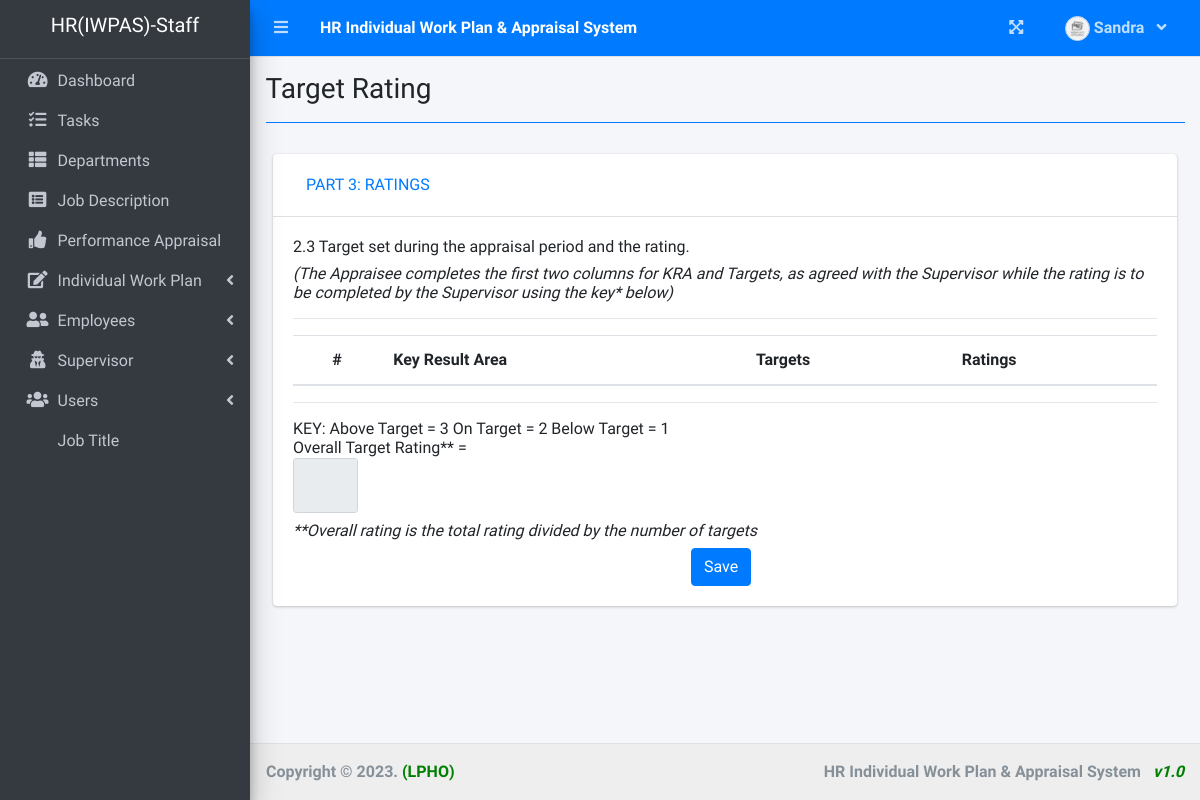
/index.php?page=target_rating&id=12 (signed in), run on an earlier commit of the app's database.
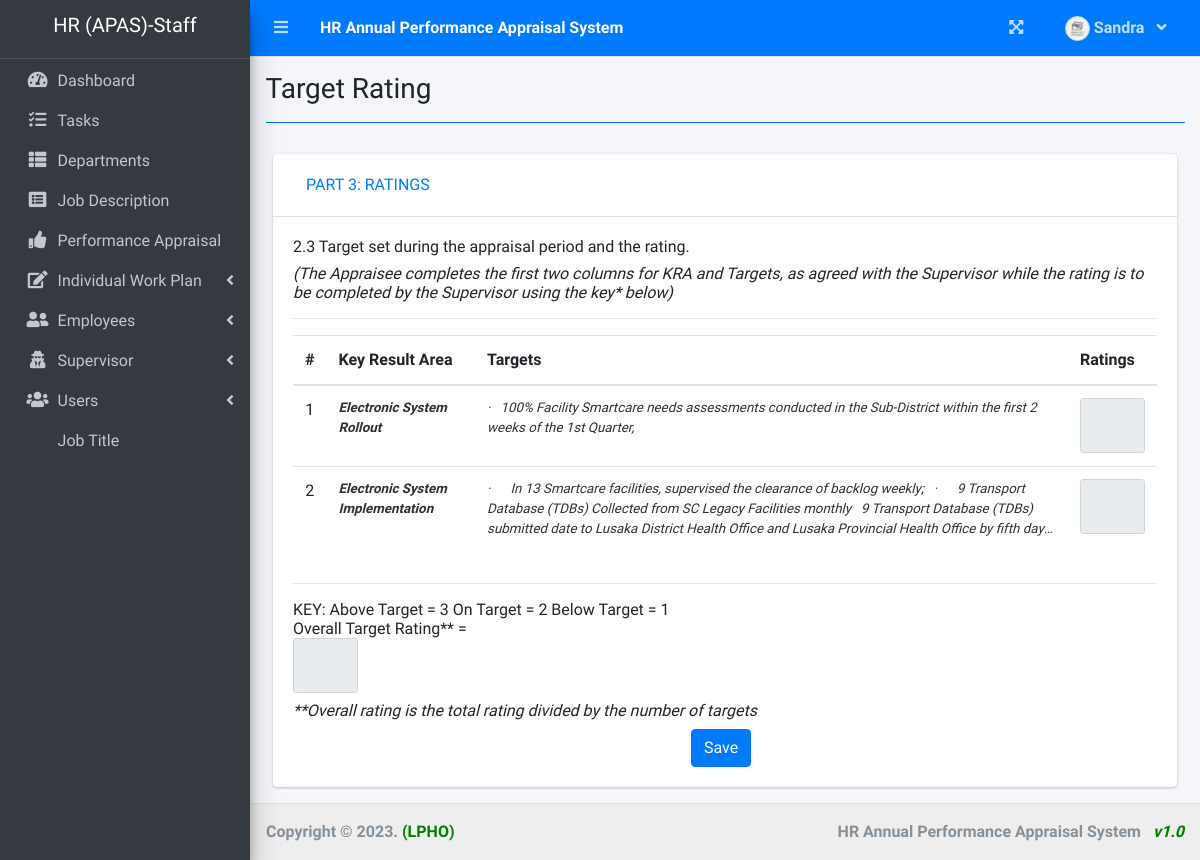
And on a later commit of the database.
### tables this page shows
CREATE TABLE `work_plan` (
  `id` int(30) NOT NULL,
  `kra_name` text NOT NULL,
  `targets` text NOT NULL,
  `p_accountability` text NOT NULL,
  `activ_schedule` text NOT NULL,
  `supervisor_id` int(30) NOT NULL,
  `user_id` int(30) NOT NULL,
  `employee_id` int(30) NOT NULL,
  `start_date` date DEFAULT NULL,
  `end_date` date NOT NULL,
  `completed` date DEFAULT NULL,
  `status` int(1) NOT NULL COMMENT '0=pending, 1=on-progress, 3=completed',
  `date_created` datetime NOT NULL DEFAULT current_timestamp()
);

### target_rating.php (the view, shortened to what the changed rows need)
<div class="col-lg-12">
    <div class="card">
        <div class="card-body">
            <form action="save_ratings.php" id="manage_ratings" method="POST">
                <table class="table table-hover table-condensed" id="list">
                    <thead>
                        <tr>
                            <th class="text-center">#</th>
                            <th>Key Result Area</th>
                            <th>Targets</th>
                            <th>Ratings</th>
                        </tr>
                    </thead>
                    <tbody>
                        <?php
                        include 'db_connect.php';
                        if (isset($_GET['id'])) {
                            $employee_id = $_GET['id'];
                            $qry = $conn->query("SELECT w.*, concat(e.lastname, ', ', e.firstname, ' ', e.middlename) as name FROM work_plan w INNER JOIN employee_list e ON e.id = w.employee_id WHERE w.employee_id = " . $employee_id);
                            $rows = $qry->fetch_all(MYSQLI_ASSOC);
                            $i = 1;
                            foreach ($rows as $row) {
                                $trans = get_html_translation_table(HTML_ENTITIES, ENT_QUOTES);
                                unset($trans["\""], $trans["<"], $trans[">"], $trans["<h2"]);
                                $kra = strtr(html_entity_decode($row['kra_name']), $trans);
                                $kra = str_replace(array("<li>", "</li>"), array("", ", "), $kra);
                                $targets = strtr(html_entity_decode($row['targets']), $trans);
                                $targets = str_replace(array("<li>", "</li>"), array("", ", "), $targets);
                                $targetId = $row['id'];
                                $recentRatingQuery = $conn->query("SELECT scores FROM apas_rating WHERE target_id = $targetId ");
                                $recentRating = $recentRatingQuery->fetch_assoc();
                                $ratingValue = isset($recentRating['scores']) ? $recentRating['scores'] : '';
                        ?>
                                <tr>
                                    <td class="text-center"><?php echo $i++ ?></td>
                                    <td>
                                        <p class="truncate"><b><?php echo strip_tags($kra) ?></b></p>
                                    </td>
                                    <td>
                                        <p class="truncate"><?php echo strip_tags($targets) ?></p>
                                    </td>
                                    <td>
                                        <?php if ($_SESSION['login_type'] != 0) { ?>
                                            <input class="form-control form-control-sm" style="width: 65px; height: 55px;" name="scores" type="number" value="<?php echo $ratingValue; ?>" id="scores_<?php echo $i ?>">
                                        <?php } else { ?>
                                            <input class="form-control form-control-sm" style="width: 65px; height: 55px;" name="scores" type="number" readonly value="<?php echo $ratingValue; ?>" id="scores_<?php echo $i ?>">
                                        <?php } ?>
                                    </td>
                                </tr>
                        <?php
                            }
                        }
                        ?>
                    </tbody>
                </table>
            </form>
        </div>
    </div>
</div>

### index.php (shortened to what the changed rows need)
<!DOCTYPE html>
<html lang="en">
<?php
include 'header.php'
?>
<body class="hold-transition sidebar-mini layout-fixed layout-navbar-fixed layout-footer-fixed">
  <div class="wrapper">
    <?php include 'topbar.php' ?>
    <?php include 'sidebar.php' ?>
    <div class="content-wrapper">
      <section class="content">
        <div class="container-fluid">
          <?php
          $page = isset($_GET['page']) ? $_GET['page'] : 'home';
          if (!file_exists($page . ".php")) {
            include '404.html';
          } else {
            include $page . '.php';
          }
          ?>
        </div>
      </section>
    </div>
    <footer class="main-footer" style="background-color: #eee">
      <div class="float-right d-none d-sm-inline-block">
        <b><?php echo $_SESSION['system']['name'] ?> &nbsp; <i style="color: green">v1.0</i></b>
      </div>
    </footer>
  </div>
</body>
</html>

### topbar.php (shortened to what the changed rows need)
<nav class="main-header navbar navbar-expand navbar-primary navbar-dark ">
  <ul class="navbar-nav">
    <li>
      <a class="nav-link text-white"  href="./" role="button"> <large><b><?php echo $_SESSION['system']['name'] ?></b></large></a>
    </li>
  </ul>
</nav>

### sidebar.php (shortened to what the changed rows need)
<aside class="main-sidebar sidebar-dark-primary elevation-4">
  <div class="dropdown">
    <a href="./" class="brand-link">
      <?php if ($_SESSION['login_type'] == 2) : ?>
        <h5 class="short-form" style="text-align: center"><?php echo $_SESSION['system']['short_form'] ?>-Admin</h5>
      <?php elseif ($_SESSION['login_type'] == 1) : ?>
        <h5 class="short-form" style="text-align: center"><?php echo $_SESSION['system']['short_form'] ?>-Supervisor</h5>
      <?php else : ?>
        <h5 class="short-form" style="text-align: center"><?php echo $_SESSION['system']['short_form'] ?>-Staff</h5>
      <?php endif; ?>
    </a>
  </div>
</aside>

What changed in the data, as far as the page shows it:
added work_plan: kra_name "Electronic System Rollout", targets "· 100% Facility Smartcare needs assessments conducted in the Sub-District within the first 2 weeks of the 1st Quarter,"
added work_plan: kra_name "Electronic System Implementation", targets "· In 13 Smartcare facilities, supervised the clearance of backlog weekly; · 9 Transport Database (TDBs) Collected from SC Legacy Facilities monthly 9 Transport Database (TDBs) submitted date to Lusaka District Health Office and Lusaka Provincial Health Office by fifth…"
Also different on the page:
$_SESSION['system']['name']: "HR Individual Work Plan & Appraisal System" → "HR Annual Performance Appraisal System"
$_SESSION['system']['short_form']: "HR(IWPAS)" → "HR (APAS)"
